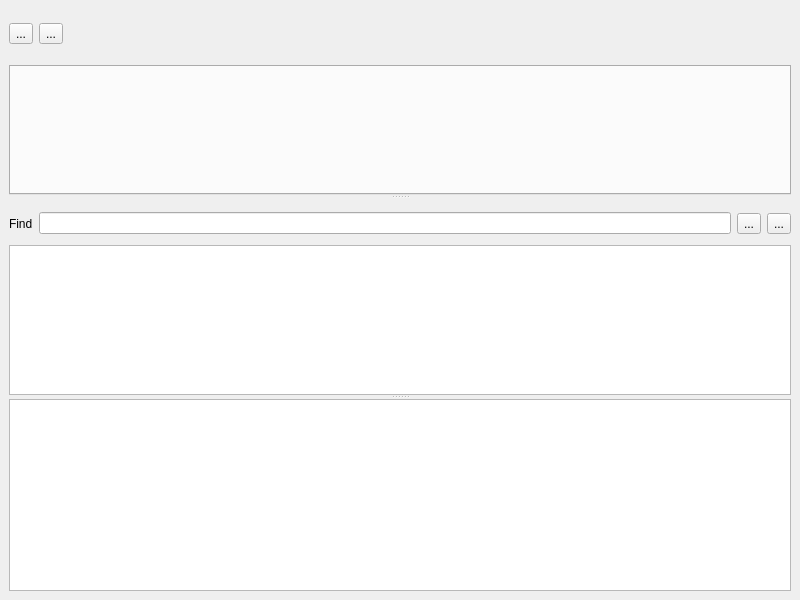
<?xml version="1.0" encoding="UTF-8"?>
<ui version="4.0">
 <class>PythonWidget</class>
 <widget class="QWidget" name="PythonWidget">
  <property name="geometry">
   <rect>
    <x>0</x>
    <y>0</y>
    <width>800</width>
    <height>600</height>
   </rect>
  </property>
  <property name="windowTitle">
   <string>Form</string>
  </property>
  <layout class="QVBoxLayout" name="verticalLayout">
   <property name="spacing">
    <number>6</number>
   </property>
   <property name="leftMargin">
    <number>9</number>
   </property>
   <property name="topMargin">
    <number>9</number>
   </property>
   <property name="rightMargin">
    <number>9</number>
   </property>
   <property name="bottomMargin">
    <number>9</number>
   </property>
   <item>
    <widget class="QWidget" name="widget_2" native="true">
     <property name="sizePolicy">
      <sizepolicy hsizetype="Preferred" vsizetype="Fixed">
       <horstretch>0</horstretch>
       <verstretch>0</verstretch>
      </sizepolicy>
     </property>
     <property name="minimumSize">
      <size>
       <width>0</width>
       <height>50</height>
      </size>
     </property>
     <layout class="QHBoxLayout" name="horizontalLayout">
      <property name="leftMargin">
       <number>0</number>
      </property>
      <property name="topMargin">
       <number>8</number>
      </property>
      <property name="rightMargin">
       <number>0</number>
      </property>
      <property name="bottomMargin">
       <number>8</number>
      </property>
      <item>
       <widget class="QToolButton" name="run">
        <property name="text">
         <string>...</string>
        </property>
        <property name="shortcut">
         <string>Ctrl+Return</string>
        </property>
       </widget>
      </item>
      <item>
       <widget class="QToolButton" name="clear">
        <property name="text">
         <string>...</string>
        </property>
       </widget>
      </item>
      <item>
       <spacer name="horizontalSpacer">
        <property name="orientation">
         <enum>Qt::Orientation::Horizontal</enum>
        </property>
        <property name="sizeHint" stdset="0">
         <size>
          <width>40</width>
          <height>20</height>
         </size>
        </property>
       </spacer>
      </item>
     </layout>
    </widget>
   </item>
   <item>
    <widget class="QWidget" name="widget" native="true">
     <property name="sizePolicy">
      <sizepolicy hsizetype="Preferred" vsizetype="Expanding">
       <horstretch>0</horstretch>
       <verstretch>1</verstretch>
      </sizepolicy>
     </property>
     <layout class="QVBoxLayout" name="verticalLayout_3">
      <property name="leftMargin">
       <number>0</number>
      </property>
      <property name="topMargin">
       <number>0</number>
      </property>
      <property name="rightMargin">
       <number>0</number>
      </property>
      <property name="bottomMargin">
       <number>0</number>
      </property>
      <item>
       <widget class="QSplitter" name="splitter">
        <property name="orientation">
         <enum>Qt::Orientation::Vertical</enum>
        </property>
        <property name="childrenCollapsible">
         <bool>false</bool>
        </property>
        <widget class="QTabWidget" name="tabWidget">
         <property name="sizePolicy">
          <sizepolicy hsizetype="Preferred" vsizetype="Minimum">
           <horstretch>0</horstretch>
           <verstretch>0</verstretch>
          </sizepolicy>
         </property>
         <property name="minimumSize">
          <size>
           <width>0</width>
           <height>130</height>
          </size>
         </property>
         <property name="currentIndex">
          <number>-1</number>
         </property>
        </widget>
        <widget class="QWidget" name="widget_3" native="true">
         <property name="sizePolicy">
          <sizepolicy hsizetype="Preferred" vsizetype="Expanding">
           <horstretch>0</horstretch>
           <verstretch>1</verstretch>
          </sizepolicy>
         </property>
         <layout class="QVBoxLayout" name="verticalLayout_2">
          <property name="spacing">
           <number>0</number>
          </property>
          <property name="leftMargin">
           <number>0</number>
          </property>
          <property name="topMargin">
           <number>0</number>
          </property>
          <property name="rightMargin">
           <number>0</number>
          </property>
          <property name="bottomMargin">
           <number>0</number>
          </property>
          <item>
           <widget class="QSplitter" name="splitter_4">
            <property name="orientation">
             <enum>Qt::Orientation::Vertical</enum>
            </property>
            <property name="childrenCollapsible">
             <bool>false</bool>
            </property>
            <widget class="QWidget" name="widget_4" native="true">
             <property name="sizePolicy">
              <sizepolicy hsizetype="Preferred" vsizetype="Expanding">
               <horstretch>0</horstretch>
               <verstretch>1</verstretch>
              </sizepolicy>
             </property>
             <layout class="QVBoxLayout" name="verticalLayout_4">
              <property name="leftMargin">
               <number>0</number>
              </property>
              <property name="topMargin">
               <number>0</number>
              </property>
              <property name="rightMargin">
               <number>0</number>
              </property>
              <property name="bottomMargin">
               <number>0</number>
              </property>
              <item>
               <widget class="QWidget" name="widget_5" native="true">
                <property name="sizePolicy">
                 <sizepolicy hsizetype="Preferred" vsizetype="Fixed">
                  <horstretch>0</horstretch>
                  <verstretch>0</verstretch>
                 </sizepolicy>
                </property>
                <property name="minimumSize">
                 <size>
                  <width>0</width>
                  <height>40</height>
                 </size>
                </property>
                <layout class="QHBoxLayout" name="horizontalLayout_2">
                 <property name="leftMargin">
                  <number>0</number>
                 </property>
                 <property name="topMargin">
                  <number>9</number>
                 </property>
                 <property name="rightMargin">
                  <number>0</number>
                 </property>
                 <property name="bottomMargin">
                  <number>0</number>
                 </property>
                 <item>
                  <widget class="QLabel" name="label">
                   <property name="text">
                    <string>Find</string>
                   </property>
                  </widget>
                 </item>
                 <item>
                  <widget class="QLineEdit" name="find"/>
                 </item>
                 <item>
                  <widget class="QToolButton" name="next">
                   <property name="text">
                    <string>...</string>
                   </property>
                  </widget>
                 </item>
                 <item>
                  <widget class="QToolButton" name="previous">
                   <property name="text">
                    <string>...</string>
                   </property>
                  </widget>
                 </item>
                </layout>
               </widget>
              </item>
              <item>
               <widget class="stageviz::PythonEditor" name="editor">
                <property name="sizePolicy">
                 <sizepolicy hsizetype="Preferred" vsizetype="Expanding">
                  <horstretch>0</horstretch>
                  <verstretch>0</verstretch>
                 </sizepolicy>
                </property>
               </widget>
              </item>
             </layout>
            </widget>
            <widget class="QPlainTextEdit" name="log">
             <property name="sizePolicy">
              <sizepolicy hsizetype="Preferred" vsizetype="Preferred">
               <horstretch>0</horstretch>
               <verstretch>0</verstretch>
              </sizepolicy>
             </property>
            </widget>
           </widget>
          </item>
         </layout>
        </widget>
       </widget>
      </item>
     </layout>
    </widget>
   </item>
  </layout>
 </widget>
 <customwidgets>
  <customwidget>
   <class>stageviz::PythonEditor</class>
   <extends>QPlainTextEdit</extends>
   <header>../../../sources/pythoneditor.h</header>
  </customwidget>
 </customwidgets>
 <resources/>
 <connections/>
</ui>
